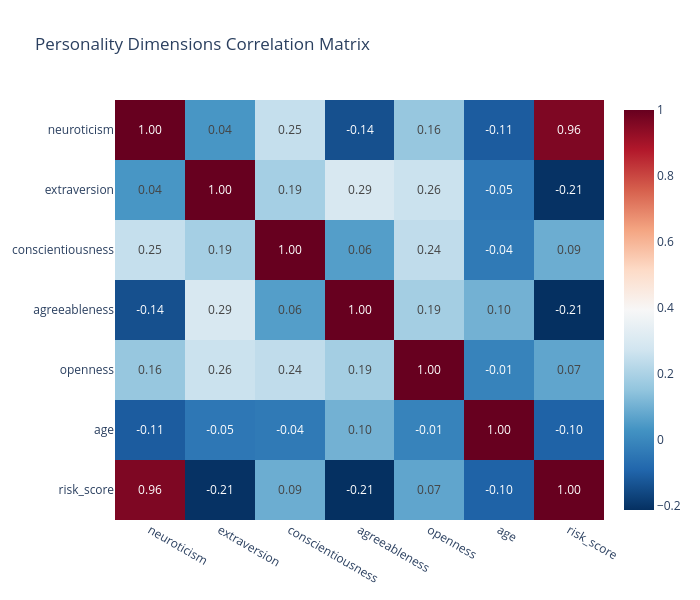

Notebook source saved alongside this figure:
### Code cell
# Correlation matrix for personality dimensions
personality_scores = ['neuroticism', 'extraversion', 'conscientiousness', 'agreeableness', 'openness', 'age', 'risk_score']

corr_matrix = df[personality_scores].corr()

fig = px.imshow(corr_matrix, 
                text_auto='.2f',
                title='Personality Dimensions Correlation Matrix',
                color_continuous_scale='RdBu_r',
                aspect='auto')
fig.update_layout(width=700, height=600)
fig.show()

print("\n🔑 Key Correlations with Risk Score:")
risk_corr = df[personality_scores].corr()['risk_score'].sort_values(ascending=False)
for trait, corr in risk_corr.items():
    if trait != 'risk_score':
        direction = "↑" if corr > 0 else "↓"
        print(f"   {trait}: {corr:.3f} {direction}")

### Figure 1 — Plotly figure (JSON) as saved in the notebook; plotly's stock layout.template omitted (floating-point values rounded to 4 significant figures)
{"data": [{"coloraxis": "coloraxis", "hovertemplate": "x: %{x}<br>y: %{y}<br>color: %{z}<extra></extra>", "name": "0", "texttemplate": "%{z:.2f}", "type": "heatmap", "x": ["neuroticism", "extraversion", "conscientiousness", "agreeableness", "openness", "age", "risk_score"], "xaxis": "x", "y": ["neuroticism", "extraversion", "conscientiousness", "agreeableness", "openness", "age", "risk_score"], "yaxis": "y", "z": [[1.0, 0.03776, 0.25, -0.1404, 0.1601, -0.1132, 0.9634], [0.03776, 1.0, 0.1883, 0.2932, 0.2618, -0.04516, -0.2083], [0.25, 0.1883, 1.0, 0.0559, 0.2395, -0.03812, 0.09316], [-0.1404, 0.2932, 0.0559, 1.0, 0.1852, 0.1033, -0.2126], [0.1601, 0.2618, 0.2395, 0.1852, 1.0, -0.01286, 0.07398], [-0.1132, -0.04516, -0.03812, 0.1033, -0.01286, 1.0, -0.09874], [0.9634, -0.2083, 0.09316, -0.2126, 0.07398, -0.09874, 1.0]]}], "layout": {"coloraxis": {"colorscale": [[0, "rgb(5,48,97)"], [0.1, "rgb(33,102,172)"], [0.2, "rgb(67,147,195)"], [0.3, "rgb(146,197,222)"], [0.4, "rgb(209,229,240)"], [0.5, "rgb(247,247,247)"], [0.6, "rgb(253,219,199)"], [0.7, "rgb(244,165,130)"], [0.8, "rgb(214,96,77)"], [0.9, "rgb(178,24,43)"], [1, "rgb(103,0,31)"]]}, "height": 600, "title": {"text": "Personality Dimensions Correlation Matrix"}, "width": 700, "xaxis": {"anchor": "y", "domain": [0, 1]}, "yaxis": {"anchor": "x", "autorange": "reversed", "domain": [0, 1]}}}
